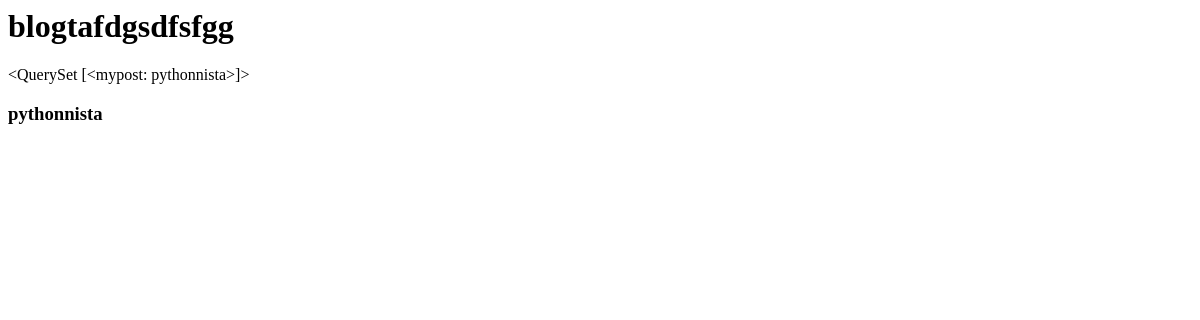
/blog/, run on an earlier commit of the app's database.
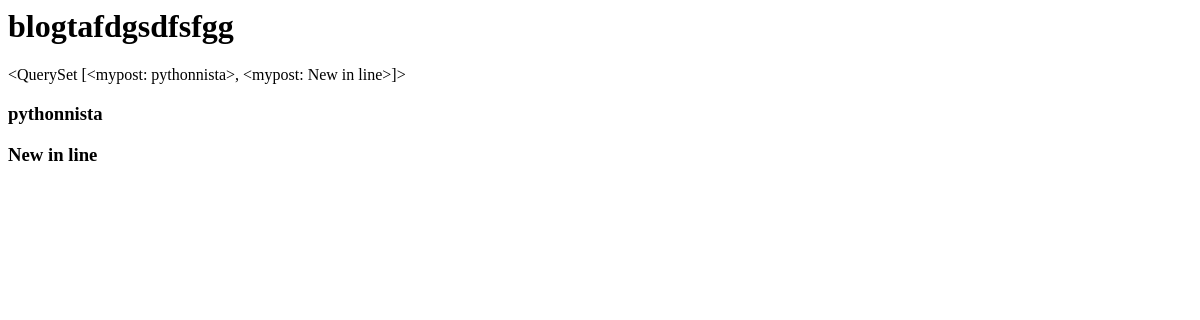
And on a later commit of the database.
### post/models.py (models this page shows)
class mypost(models.Model):
    title = models.CharField(max_length=100)
    publishedDate = models.DateTimeField()
    content = models.TextField(max_length=15000)
    image = models.ImageField(upload_to='post')
    autor = models.ForeignKey(Autor,related_name='mypost_Autor',on_delete=models.CASCADE)
    tags = TaggableManager()
    def __str__(self):
        return self.title

### post/views.py (the view)
# urls.py: path('blog/',post_list),
def post_list(request):
    data = mypost.objects.all()
    return render(request,'post/index.html',{'post':data})

### post/templates/post/index.html
<h1>blogtafdgsdfsfgg</h1>
{{post}}
{% for i in post%}
    <h3> {{i}} <h3/>
{% endfor %}

What changed in the data, as far as the page shows it:
computed for mypost "pythonnista": title.title "<QuerySet [<mypost: pythonnista>]>" → "<QuerySet [<mypost: pythonnista>, <mypost: New in line>]>"
added mypost: title "New in line"
